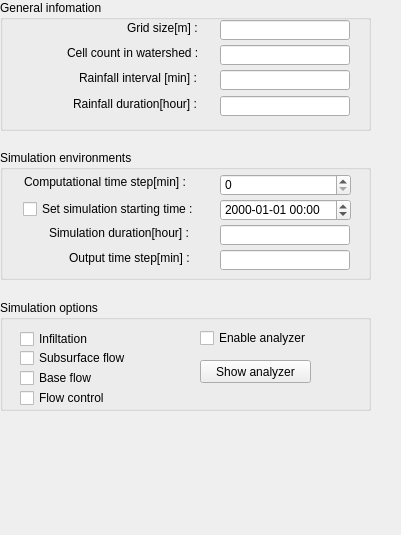
   <widget class="QWidget" name="toolBoxPage1">
    <property name="geometry">
     <rect>
      <x>0</x>
      <y>0</y>
      <width>401</width>
      <height>535</height>
     </rect>
    </property>
    <attribute name="label">
     <string>Simulation</string>
    </attribute>
    <widget class="QGroupBox" name="groupBox">
     <property name="geometry">
      <rect>
       <x>0</x>
       <y>0</y>
       <width>371</width>
       <height>131</height>
      </rect>
     </property>
     <property name="title">
      <string>General infomation</string>
     </property>
     <widget class="QLabel" name="label">
      <property name="geometry">
       <rect>
        <x>127</x>
        <y>20</y>
        <width>91</width>
        <height>16</height>
       </rect>
      </property>
      <property name="text">
       <string>Grid size[m] :</string>
      </property>
     </widget>
     <widget class="QLabel" name="label_2">
      <property name="geometry">
       <rect>
        <x>67</x>
        <y>45</y>
        <width>151</width>
        <height>16</height>
       </rect>
      </property>
      <property name="text">
       <string>Cell count in watershed :</string>
      </property>
     </widget>
     <widget class="QLabel" name="label_3">
      <property name="geometry">
       <rect>
        <x>79</x>
        <y>70</y>
        <width>141</width>
        <height>16</height>
       </rect>
      </property>
      <property name="text">
       <string>Rainfall interval [min] :</string>
      </property>
     </widget>
     <widget class="QLabel" name="label_4">
      <property name="geometry">
       <rect>
        <x>73</x>
        <y>96</y>
        <width>151</width>
        <height>16</height>
       </rect>
      </property>
      <property name="text">
       <string>Rainfall duration[hour] :</string>
      </property>
     </widget>
     <widget class="QLineEdit" name="txtGrid_Size">
      <property name="geometry">
       <rect>
        <x>220</x>
        <y>20</y>
        <width>130</width>
        <height>20</height>
       </rect>
      </property>
     </widget>
     <widget class="QLineEdit" name="txtCellCount">
      <property name="geometry">
       <rect>
        <x>220</x>
        <y>45</y>
        <width>130</width>
        <height>20</height>
       </rect>
      </property>
     </widget>
     <widget class="QLineEdit" name="txtRainfall_intval">
      <property name="geometry">
       <rect>
        <x>220</x>
        <y>70</y>
        <width>130</width>
        <height>20</height>
       </rect>
      </property>
     </widget>
     <widget class="QLineEdit" name="txtRainfall_Duration">
      <property name="geometry">
       <rect>
        <x>220</x>
        <y>96</y>
        <width>130</width>
        <height>20</height>
       </rect>
      </property>
     </widget>
    </widget>
    <widget class="QGroupBox" name="groupBox_3">
     <property name="geometry">
      <rect>
       <x>0</x>
       <y>150</y>
       <width>371</width>
       <height>130</height>
      </rect>
     </property>
     <property name="title">
      <string>Simulation environments</string>
     </property>
     <widget class="QLabel" name="label_9">
      <property name="geometry">
       <rect>
        <x>24</x>
        <y>24</y>
        <width>181</width>
        <height>16</height>
       </rect>
      </property>
      <property name="text">
       <string>Computational time step[min] :</string>
      </property>
     </widget>
     <widget class="QLabel" name="label_11">
      <property name="geometry">
       <rect>
        <x>49</x>
        <y>75</y>
        <width>160</width>
        <height>16</height>
       </rect>
      </property>
      <property name="text">
       <string>Simulation duration[hour] :</string>
      </property>
     </widget>
     <widget class="QLabel" name="label_12">
      <property name="geometry">
       <rect>
        <x>69</x>
        <y>100</y>
        <width>151</width>
        <height>16</height>
       </rect>
      </property>
      <property name="text">
       <string>Output time step[min] :</string>
      </property>
     </widget>
     <widget class="QLineEdit" name="txtSimulation_duration">
      <property name="geometry">
       <rect>
        <x>220</x>
        <y>75</y>
        <width>130</width>
        <height>20</height>
       </rect>
      </property>
     </widget>
     <widget class="QLineEdit" name="txtOutput_time_step">
      <property name="geometry">
       <rect>
        <x>220</x>
        <y>100</y>
        <width>130</width>
        <height>20</height>
       </rect>
      </property>
     </widget>
     <widget class="QCheckBox" name="chkStartingTime">
      <property name="geometry">
       <rect>
        <x>23</x>
        <y>51</y>
        <width>181</width>
        <height>16</height>
       </rect>
      </property>
      <property name="text">
       <string>Set simulation starting time : </string>
      </property>
     </widget>
     <widget class="QDateTimeEdit" name="dateTimeEdit">
      <property name="enabled">
       <bool>true</bool>
      </property>
      <property name="geometry">
       <rect>
        <x>220</x>
        <y>49</y>
        <width>131</width>
        <height>22</height>
       </rect>
      </property>
      <property name="displayFormat">
       <string>yyyy-MM-dd hh:mm</string>
      </property>
     </widget>
     <widget class="QSpinBox" name="spTimeStep_min">
      <property name="geometry">
       <rect>
        <x>220</x>
        <y>24</y>
        <width>131</width>
        <height>22</height>
       </rect>
      </property>
      <property name="maximum">
       <number>60</number>
      </property>
     </widget>
    </widget>
    <widget class="QGroupBox" name="groupBox_4">
     <property name="geometry">
      <rect>
       <x>0</x>
       <y>300</y>
       <width>371</width>
       <height>111</height>
      </rect>
     </property>
     <property name="title">
      <string>Simulation options</string>
     </property>
     <widget class="QCheckBox" name="chkInfiltration">
      <property name="geometry">
       <rect>
        <x>20</x>
        <y>31</y>
        <width>81</width>
        <height>16</height>
       </rect>
      </property>
      <property name="text">
       <string>Infiltation</string>
      </property>
     </widget>
     <widget class="QCheckBox" name="chkSubsurfaceFlow">
      <property name="geometry">
       <rect>
        <x>20</x>
        <y>50</y>
        <width>121</width>
        <height>16</height>
       </rect>
      </property>
      <property name="text">
       <string>Subsurface flow</string>
      </property>
     </widget>
     <widget class="QCheckBox" name="chkBaseFlow">
      <property name="geometry">
       <rect>
        <x>20</x>
        <y>70</y>
        <width>81</width>
        <height>16</height>
       </rect>
      </property>
      <property name="text">
       <string>Base flow</string>
      </property>
     </widget>
     <widget class="QCheckBox" name="chkFlowControl">
      <property name="geometry">
       <rect>
        <x>20</x>
        <y>90</y>
        <width>101</width>
        <height>16</height>
       </rect>
      </property>
      <property name="text">
       <string>Flow control</string>
      </property>
     </widget>
     <widget class="QCheckBox" name="chkanalyze">
      <property name="geometry">
       <rect>
        <x>200</x>
        <y>30</y>
        <width>111</width>
        <height>16</height>
       </rect>
      </property>
      <property name="text">
       <string>Enable analyzer</string>
      </property>
     </widget>
     <widget class="QPushButton" name="btnShowanalyzer">
      <property name="geometry">
       <rect>
        <x>200</x>
        <y>60</y>
        <width>111</width>
        <height>23</height>
       </rect>
      </property>
      <property name="text">
       <string>Show analyzer</string>
      </property>
     </widget>
    </widget>
   </widget>
